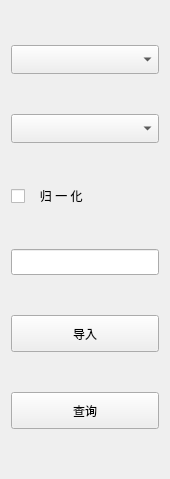
<?xml version="1.0" encoding="UTF-8"?>
<ui version="4.0">
 <class>StableControlPane</class>
 <widget class="QWidget" name="StableControlPane">
  <property name="geometry">
   <rect>
    <x>0</x>
    <y>0</y>
    <width>170</width>
    <height>479</height>
   </rect>
  </property>
  <property name="windowTitle">
   <string>Form</string>
  </property>
  <property name="styleSheet">
   <string notr="true">font: 13pt &quot;楷体&quot;;</string>
  </property>
  <layout class="QGridLayout" name="gridLayout">
   <item row="3" column="0">
    <widget class="QLineEdit" name="lineEdit_path">
     <property name="minimumSize">
      <size>
       <width>0</width>
       <height>26</height>
      </size>
     </property>
     <property name="readOnly">
      <bool>true</bool>
     </property>
    </widget>
   </item>
   <item row="4" column="0">
    <widget class="QPushButton" name="pushButton_load">
     <property name="minimumSize">
      <size>
       <width>0</width>
       <height>37</height>
      </size>
     </property>
     <property name="text">
      <string>导入</string>
     </property>
    </widget>
   </item>
   <item row="0" column="0">
    <widget class="QComboBox" name="comboBox_freq">
     <property name="minimumSize">
      <size>
       <width>0</width>
       <height>29</height>
      </size>
     </property>
    </widget>
   </item>
   <item row="2" column="0">
    <widget class="QCheckBox" name="checkBox_to_1">
     <property name="minimumSize">
      <size>
       <width>0</width>
       <height>26</height>
      </size>
     </property>
     <property name="text">
      <string>   归 一 化</string>
     </property>
    </widget>
   </item>
   <item row="5" column="0">
    <widget class="QPushButton" name="pushButton_query">
     <property name="minimumSize">
      <size>
       <width>0</width>
       <height>37</height>
      </size>
     </property>
     <property name="text">
      <string>查询</string>
     </property>
    </widget>
   </item>
   <item row="1" column="0">
    <widget class="QComboBox" name="comboBox_freq_S">
     <property name="minimumSize">
      <size>
       <width>0</width>
       <height>29</height>
      </size>
     </property>
    </widget>
   </item>
  </layout>
 </widget>
 <resources/>
 <connections/>
</ui>
